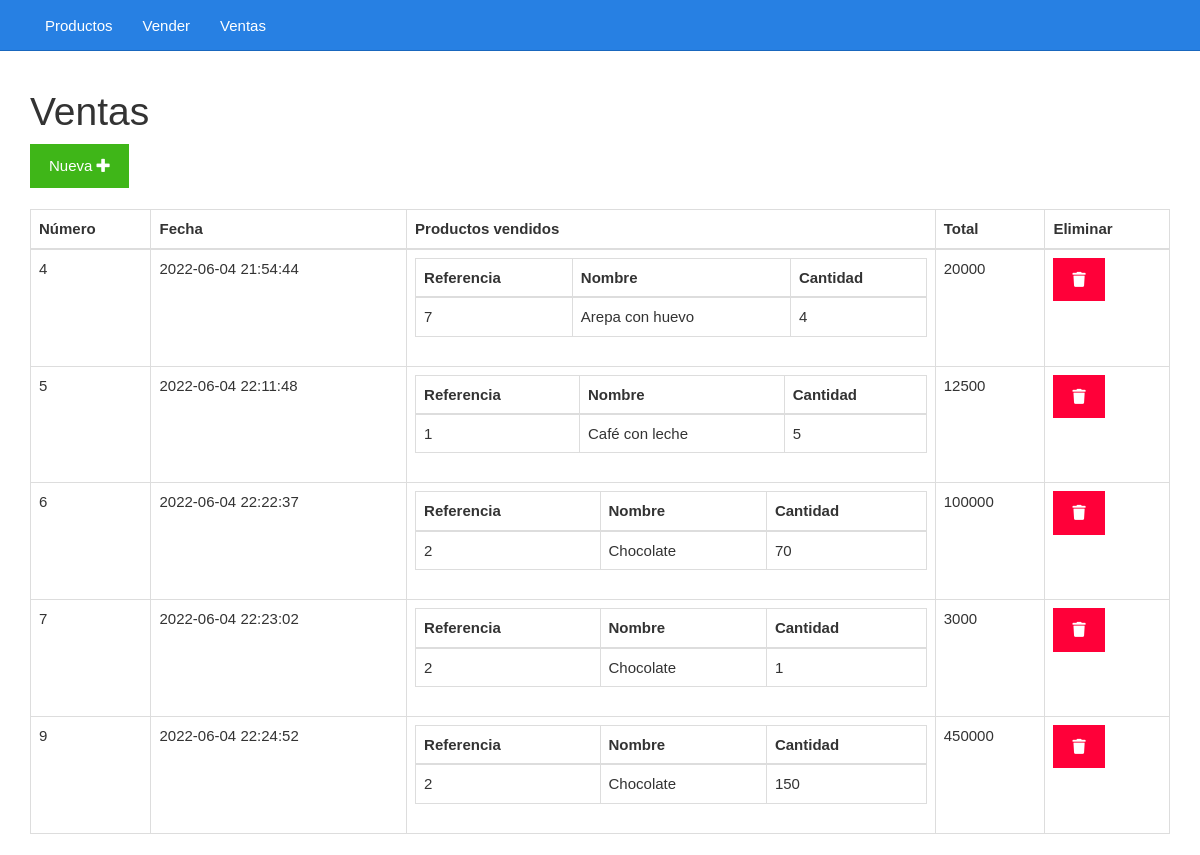
Page /ventas.php on the committed database.
### tables this page shows
CREATE TABLE `ventas` (
  `id` bigint(20) UNSIGNED NOT NULL,
  `fecha` datetime NOT NULL,
  `total` float DEFAULT NULL
);

### ventas.php (the view)
<?php include_once "encabezado.php" ?>
<?php
include_once "base_de_datos.php";
$sentencia = $base_de_datos->query("SELECT ventas.total, ventas.fecha, ventas.id, GROUP_CONCAT(	productos.codigo, '..',  productos.descripcion, '..', productos_vendidos.cantidad SEPARATOR '__') AS productos FROM ventas INNER JOIN productos_vendidos ON productos_vendidos.id_venta = ventas.id INNER JOIN productos ON productos.id = productos_vendidos.id_producto GROUP BY ventas.id ORDER BY ventas.id;");
$ventas = $sentencia->fetchAll(PDO::FETCH_OBJ);
?>
	<div class="col-xs-12">
		<h1>Ventas</h1>
		<div>
			<a class="btn btn-success" href="./vender.php">Nueva <i class="fa fa-plus"></i></a>
		</div>
		<br>
		<table class="table table-bordered">
			<thead>
				<tr>
					<th>Número</th>
					<th>Fecha</th>
					<th>Productos vendidos</th>
					<th>Total</th>
					<th>Eliminar</th>
				</tr>
			</thead>
			<tbody>
				<?php foreach($ventas as $venta){ ?>
				<tr>
					<td><?php echo $venta->id ?></td>
					<td><?php echo $venta->fecha ?></td>
					<td>
						<table class="table table-bordered">
							<thead>
								<tr>
									<th>Referencia</th>
									<th>Nombre</th>
									<th>Cantidad</th>
								</tr>
							</thead>
							<tbody>
								<?php foreach(explode("__", $venta->productos) as $productosConcatenados){
								$producto = explode("..", $productosConcatenados)
								?>
								<tr>
									<td><?php echo $producto[0] ?></td>
									<td><?php echo $producto[1] ?></td>
									<td><?php echo $producto[2] ?></td>
								</tr>
								<?php } ?>
							</tbody>
						</table>
					</td>
					<td><?php echo $venta->total ?></td>
					<td><a class="btn btn-danger" href="<?php echo "eliminarVenta.php?id=" . $venta->id?>"><i class="fa fa-trash"></i></a></td>
				</tr>
				<?php } ?>
			</tbody>
		</table>
	</div>
<?php include_once "pie.php" ?>

### encabezado.php (shortened to what this page needs)
<!DOCTYPE html>
<html lang="es">
<head>
	<link rel="stylesheet" href="./css/fontawesome-all.min.css">
	<link rel="stylesheet" href="./css/2.css">
	<link rel="stylesheet" href="./css/estilo.css">
</head>
<body>
	<nav class="navbar navbar-inverse navbar-fixed-top">
		<div class="container">
			<div id="navbar" class="collapse navbar-collapse">
				<ul class="nav navbar-nav">
					<li><a href="./listar.php">Productos</a></li>
					<li><a href="./vender.php">Vender</a></li>
					<li><a href="./ventas.php">Ventas</a></li>
				</ul>
			</div>
		</div>
	</nav>
	<div class="container">
		<div class="row">

### pie.php
		</div>
	</div>
</body>
</html>

### css/estilo.css (style rules this page uses)
body { padding-top: 70px; }

### rows in the picture
ventas: id "4", fecha "2022-06-04 21:54:44", producto "7", producto "Arepa con huevo", producto "4", total "20000"
ventas: id "5", fecha "2022-06-04 22:11:48", producto "1", producto "Café con leche", producto "5", total "12500"
ventas: id "6", fecha "2022-06-04 22:22:37", producto "2", producto "Chocolate", producto "70", total "100000"
ventas: id "7", fecha "2022-06-04 22:23:02", producto "2", producto "Chocolate", producto "1", total "3000"
ventas: id "9", fecha "2022-06-04 22:24:52", producto "2", producto "Chocolate", producto "150", total "450000"
